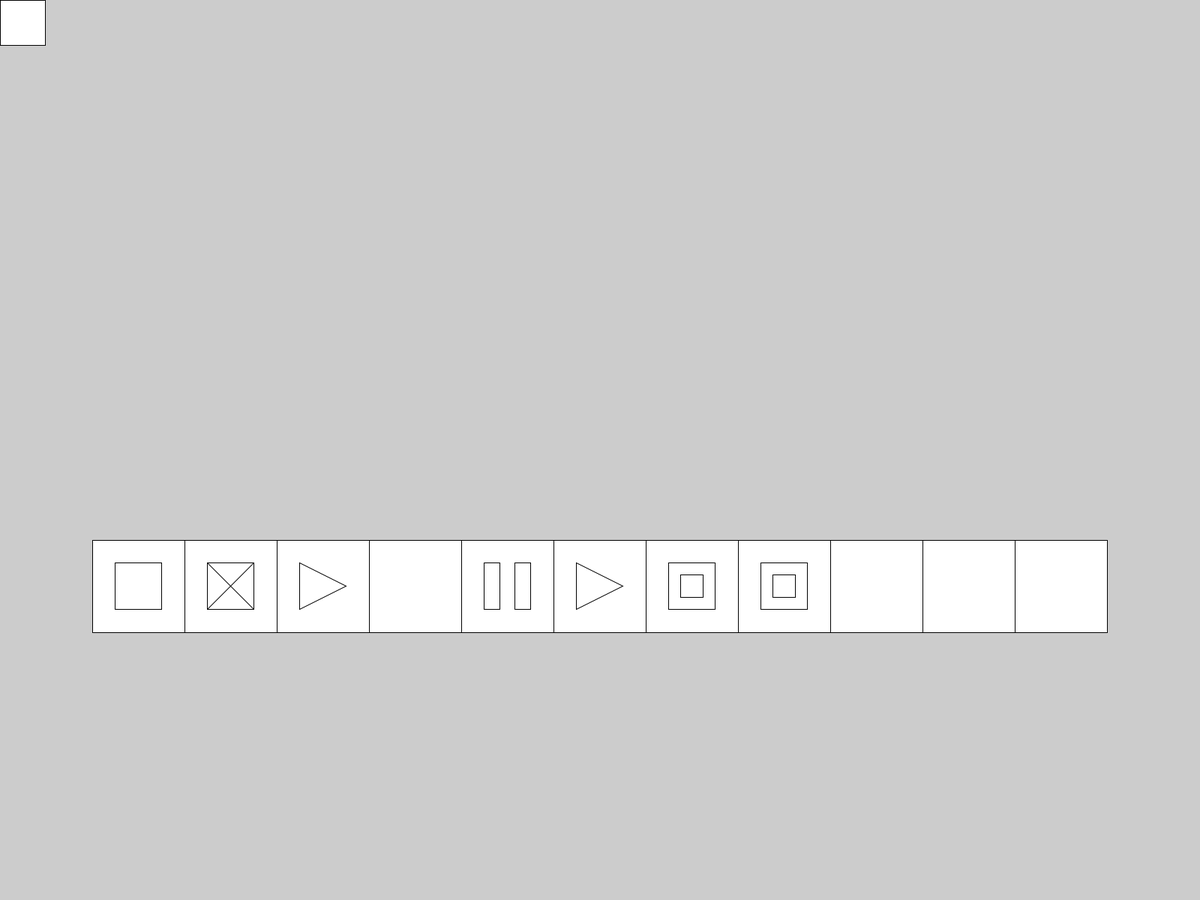
Frame 1 (no input)
Frame 60 (the mouse pressed at the canvas centre just before this capture): identical to frame 1, image omitted
Frame 120 (the mouse held since frame 60 and released just before this capture): identical to frame 1, image omitted

The Processing sketch that drew this single still picture (run headless with seeded random() and noise(); from frame 60 on, the mouse is pressed at the canvas centre):

// Processing sketch: MusicButtons
// ── MusicButtons.pde


//Global Variables
int appWidth, appHeight;



//
void setup() {
  fullScreen();
  appWidth = displayWidth;
  appHeight = displayHeight;
  //
  //Population Building
  //
  DivPOPULATION();
  //
  drawMusicDivs( musicButtonDivX[0], randomButtonY, randomButtonDimension );
  drawMusicDivs( musicButtonDivX, buttonY, buttonWidth );
  // Button Symbols
  musicSymbol( 1, musicButtonDivX[1], buttonY, buttonWidth ); //1,2,7,8 creates square inside the button
  musicSymbol( 2, musicButtonDivX[2], buttonY, buttonWidth ); //
  musicSymbol( 9, musicButtonDivX[3], buttonY, buttonWidth ); //
  musicSymbol( 4, musicButtonDivX[5], buttonY, buttonWidth ); // Pause Button
  musicSymbol( 5, musicButtonDivX[6], buttonY, buttonWidth ); //5=Create Triangle
  musicSymbol( 7, musicButtonDivX[7], buttonY, buttonWidth ); //LOOP BUTTON
  musicSymbol( 8, musicButtonDivX[8], buttonY, buttonWidth ); //LOOP BUTTON

  //
}//END SETUP
//
void draw() {
}//END DRAW  note
//
void keyPressed() {
}//END KEYPRESSED
//
void mousePressed() {
}//END MOUSEPRESSED
//
//End DRIVER

// ── Music_BUTTONS.pde
/* Notes
 -
 -
 -
 -
 */
//Global Variables
int randomButtonY, randomButtonDimension, buttonY, buttonWidth, numberOfButtons=12 ;
float[] musicButtonDivX = new float[numberOfButtons];

//
//
void DivPOPULATION() {
  buttonWidth = appWidth/13 ; // number of buttons in a row + 2xPadding and the square itself
  buttonY = appHeight*3/5 ; //Most Buttons
  int randomButtonX = 0;
  randomButtonY = 0;
  randomButtonDimension = appHeight*1/20; //change to square
  musicButtonDivX[0] = randomButtonX;
  // Separater
  for ( int i=1; i<musicButtonDivX.length; i++ ) {
    musicButtonDivX[i]  = buttonWidth*i;
  }
}//
//
void drawMusicDivs( float x, float y, float d) {
  square( x, y, d );
}//
void drawMusicDivs( float[] x, float y, float d) {
  for ( int i=1; i<musicButtonDivX.length; i++ ) {
    square( x[i], y, d );
  }
}//
void  musicSymbol( int index, float divX, float divY, float divDimension ) {
  divX = divX + divDimension*1/4;
  divY = divY + divDimension*1/4;
  divDimension = divDimension*1/2;
  //
  if ( index==1 || index==2 || index==7 || index==8 ) {
    if ( index==1 || index==2 || index==7 || index==8 ) drawMusicDivs( divX, divY, divDimension ); // Squares inside buttons
    if ( index==7 || index==8 ) {
      //float Node2x = divX + divDimension;
      //divX = Node2x - divDimension*1/8;
      //divY = divY - divDimension*1/8;
      //divDimension = DimensionValue( divDimension );
      //Note these move the inner Squares for some reason
    }
  }
  //
  if ( index==2 ) drawLines( divX, divY, divDimension ); //Lines
  // Pause Button Dimensions
  if ( index==4 ) {
    if (index == 4) { // Pause Button
      float rectWidth = divDimension/3;   // Narrow width for the vertical rectangles
      float RectSpace = divX+rectWidth*2; // Spacing between the two rectangles
      float rectHeight = divDimension;    // Full height of the button
      rect(divX, divY, rectWidth, rectHeight);
      // 2nd Vertical Rectangle
      rect(RectSpace, divY, rectWidth, rectHeight);
    }
  }
  if ( index==5 ) WideTriangle( 5, divX, divY, divDimension );
  if ( index==7 || index==8 ) {
    divX = DimensionValue( divX, divDimension );
    divY = DimensionValue( divY, divDimension );
    divDimension = DimensionValue( divDimension );
    drawMusicDivs( divX, divY, divDimension );
  }
  //
  if ( index==9 ) {
    if ( index==9 ) WideTriangle( 9, divX, divY, divDimension);
    if ( index==9 ) {
      //place holder for half width triangles
      
    }
  }
  //
}//
float DimensionValue( float divXY, float divDimension ) {
  return divXY = divXY + divDimension*1/4;
}//
//
float DimensionValue( float divDimension ) {
  return divDimension = divDimension*1/2;
}//
//
void drawLines( float divX, float divY, float divDimension ) {
  line( divX, divY, divX+divDimension, divY+divDimension ); //Line from top left to bottom right
  line( divX+divDimension, divY, divX, divY+divDimension ); //Line from top bottom left to top right
}//
void WideTriangle( int index, float divX, float divY, float divDimension ) {
  triangle( divX, divY, divX+divDimension, divY+DimensionValue( divDimension ), divX, divY+divDimension );
}//
//void smallTriangle ( int index, float divX, float divY, float divDimension ) {
//  //triangle( divX, divY,
//}//
